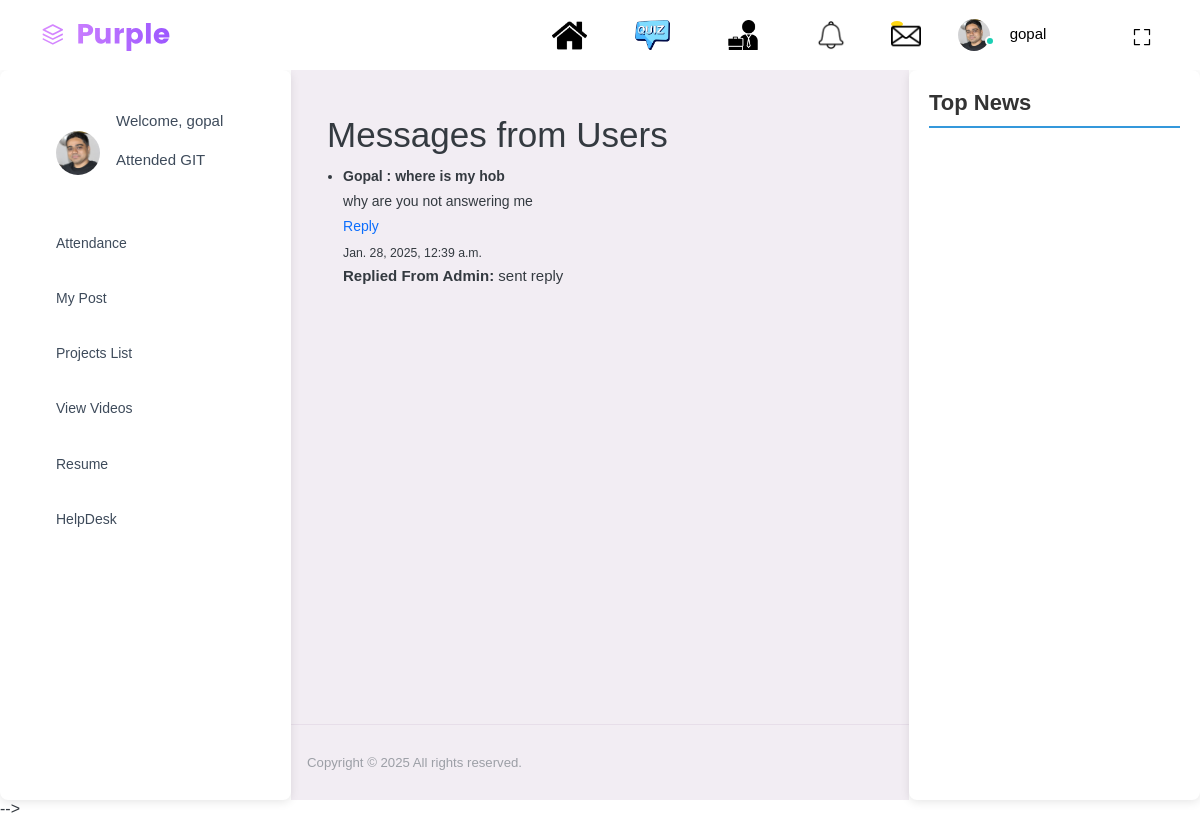
/view_messages/ (signed in), run on an earlier commit of the app's database.
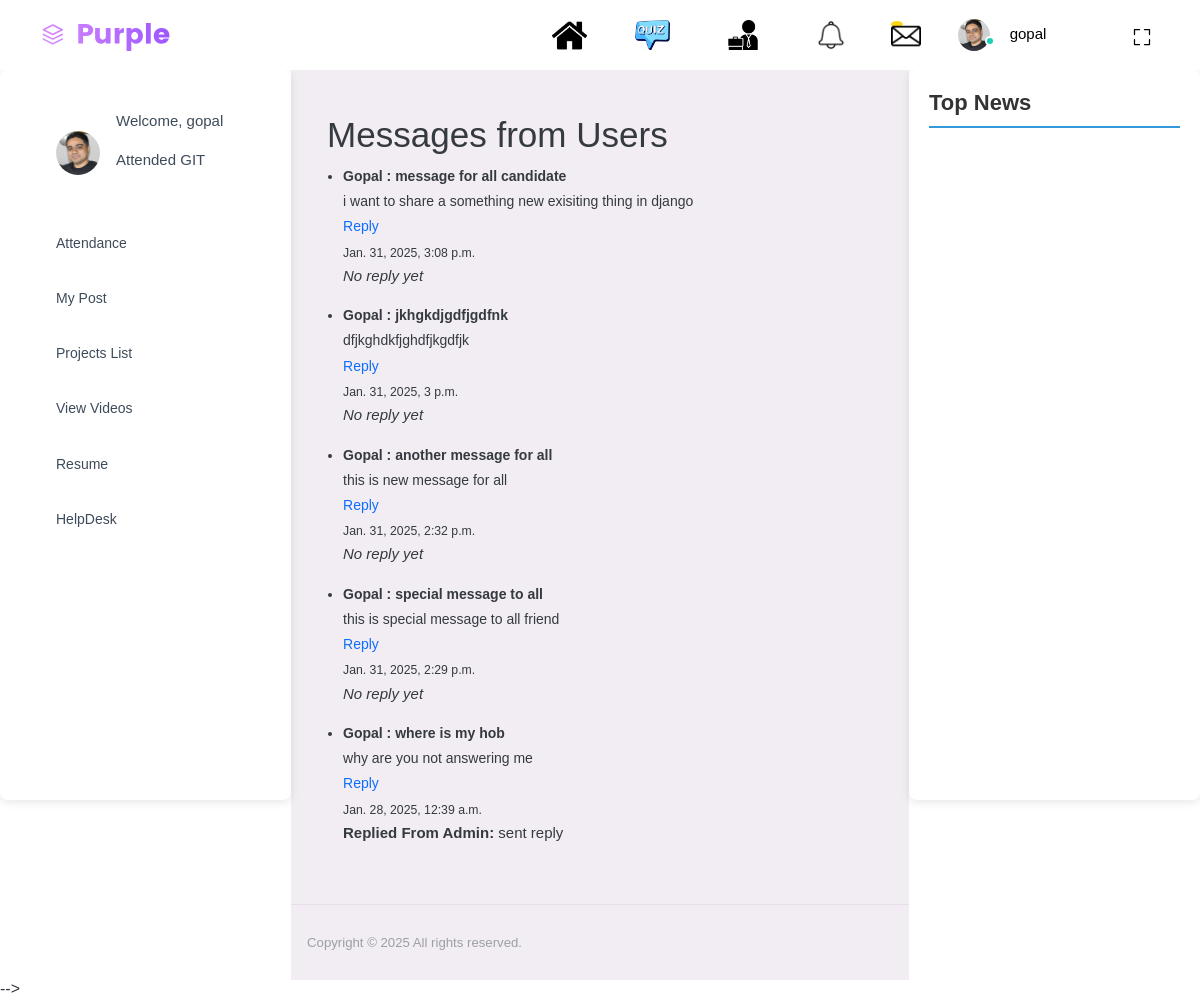
And on a later commit of the database.
### user_management/models.py (models this page shows, shortened)
class CustomUser(AbstractUser):
    role = models.CharField(max_length=50, choices=[('Admin', 'Admin'), ('User', 'User')])
    education = models.CharField(max_length=100, null=True, blank=True)
    college_name = models.CharField(max_length=255, null=True, blank=True)
    address = models.CharField(max_length=255, null=True, blank=True)
    sex = models.CharField(max_length=10, choices=[('Male', 'Male'), ('Female', 'Female'), ('Other', 'Other')], null=True, blank=True)
    screenshot = models.ImageField(upload_to='screenshots/', null=True, blank=True)
    profile_pic = models.ImageField(upload_to='profile_pic/', null=True, blank=True)
    is_approved = models.BooleanField(default=False)
    created_at = models.DateTimeField(auto_now_add=True,null=True, blank=True)

class Message(models.Model):
    STATUS_CHOICES = [
        ('sent', 'Sent'),
        ('replied', 'Replied'),
    ]
    user = models.ForeignKey(settings.AUTH_USER_MODEL, on_delete=models.CASCADE)  # The user who sent the message
    subject = models.CharField(max_length=200)  # Subject of the message
    content = models.TextField()  # Message content
    sent_by = models.ForeignKey(settings.AUTH_USER_MODEL, related_name='admin_send_message_to_user',null=True, on_delete=models.CASCADE)
    status = models.CharField(max_length=10, choices=STATUS_CHOICES, default='sent')  # Message status
    reply = models.TextField(null=True, blank=True)  # Admin reply (can be empty initially)
    created_at = models.DateTimeField(auto_now_add=True)  # When the message was sent
    updated_at = models.DateTimeField(auto_now=True)  # When the message was replied
    class Meta:
        ordering = ['-created_at']

### user_management/views.py (the view)
# urls.py: path('view_messages/', views.view_messages, name='view_messages'),  # Admin views messages
def view_messages(request):
    messages = Message.objects.filter(user=request.user).order_by('-created_at')  # Fetch messages that are not replied to
    return render(request, 'user_management/view_messages.html', {'messages': messages})

### user_management/context_processors.py (called while the page is built)
def get_news(request):
    url = 'https://newsapi.org/v2/top-headlines?country=us&apiKey=1dc725c4b44746cbba9103a3d479147f'
    response = requests.get(url)
    if response.status_code == 200:
        news_data = response.json()
        articles = news_data.get('articles', [])
    else:
        articles = []
    return {'articles': articles}

### user_management/templates/user_management/view_messages.html
{% extends "user_management/base.html" %}
{% load static %}
{% block content %}
  <h1>Messages from Users</h1>
  <ul>
    {% for message in messages %}
      <li>
        <strong>{{ request.user.username|capfirst }} : {{ message.subject }}</strong><br>
        {{ message.content }}<br>
        <a href="{% url 'reply_to_message' message.id %}">Reply</a><br>
        <small>{{ message.created_at }}</small>
        {% if message.reply %}
          <p><strong>Replied From Admin:</strong> {{ message.reply }}</p>
        {% else %}
          <p><em>No reply yet</em></p>
        {% endif %}
      </li>
    {% endfor %}
  </ul>
{% endblock %}

### user_management/templates/user_management/base.html (shortened to what this page needs)
{% load static %}
<!DOCTYPE html>
<html lang="en">
  <head>
    <link rel="stylesheet" href="{% static 'css/materialdesignicons.min.css' %}">
    <link rel="stylesheet" href="{% static 'css/themify-icons.css' %}">
    <link rel="stylesheet" href="{% static 'css/vendor.bundle.base.css'%} ">
    <link rel="stylesheet" href="{% static 'css/font-awesome.min.css'%} ">
    <link rel="stylesheet" href="{% static 'css/style.css'%}">
  </head>
  <body>
    <div class="container-scroller">
      <nav class="navbar default-layout-navbar col-lg-12 col-12 p-0 fixed-top d-flex flex-row">
        <div class="text-center navbar-brand-wrapper d-flex align-items-center justify-content-start">
          <a class="navbar-brand brand-logo" href="{% url 'dashboard' %}"><img src="{% static 'images/logo.svg'%}" alt="logo" /></a>
        </div>
        <div class="navbar-menu-wrapper d-flex align-items-stretch">
          <ul class="navbar-nav navbar-nav-right">
            <li class="nav-item d-none d-lg-block full-screen-link">
              <a class="nav-link" href="{% url 'dashboard' %}">
                <img width="35px" src="/static/images/home3.png">
              </a>
            </li>
            <li class="nav-item d-none d-lg-block full-screen-link">
              <a class="nav-link" href="{% url 'quiz_list' %}">
                <img width="35px" src="/static/images/quiz6.png">
              </a>
            </li>
            <li class="nav-item d-none d-lg-block full-screen-link">
              <a class="nav-link" href="{% url 'jobs_by_area' %}">
                <img width="50px" src="/static/images/jobs4.jpg">
              </a>
            </li>
            <li class="nav-item d-none d-lg-block full-screen-link">
              <a class="nav-link" href="{% url 'view_notifications' %}">
                <img width="30px" src="/static/images/notif1.png">
              </a>
            </li>
            <li class="nav-item dropdown">
              <a class="nav-link count-indicator dropdown-toggle" id="messageDropdown" href="#" data-bs-toggle="dropdown" aria-expanded="false">
                <span class="count-symbol bg-warning">
                  <img width="30px" src="{% static 'images/sms.png'%}">
                </span>
              </a>
            </li>
            <li class="nav-item nav-profile dropdown">
              <a class="nav-link dropdown-toggle" id="profileDropdown" href="#" data-bs-toggle="dropdown" aria-expanded="false">
                <div class="nav-profile-img">
                  {% if request.user.profile_pic %}
          <img src="{{ request.user.profile_pic.url }}" alt="profile" />
        {% else %}
          <img src="{% static 'images/faces/face1.jpg' %}" alt="default profile" />
        {% endif %}
                  <span class="availability-status online"></span>
                </div>
                <div class="nav-profile-text">
                  <p class="mb-1 text-black">{{ request.user.username }}</p>
                </div>
              </a>
            </li>
            <li class="nav-item d-none d-lg-block full-screen-link">
              <a class="nav-link">
                <i class="mdi mdi-fullscreen" id="fullscreen-button">
                  <img width="20px" src="{% static 'images/fullscreen.svg'%}">
                </i>
              </a>
            </li>
          </ul>
        </div>
      </nav>
      <div class="container-fluid page-body-wrapper">
        {% include 'user_management/sidebar.html' %}
        <div class="main-panel">
          <div class="content-wrapper">
            <main>
                {% block content %}{% endblock %}
            </main>
          </div>
          <footer class="footer">
            <div class="d-sm-flex justify-content-center justify-content-sm-between">
              <span class="text-muted text-center text-sm-left d-block d-sm-inline-block">Copyright © 2025 All rights reserved.</span>
            </div>
          </footer>
        </div>
            {% include 'user_management/newsapi.html' %}
        </div> -->
      </div>
  </body>
</html>

### user_management/templates/user_management/sidebar.html (shortened to what this page needs)
{% load static %}
<nav class="sidebar sidebar-offcanvas" id="sidebar">
    <ul class="nav">
      <li class="nav-item nav-profile">
        <a href="{% url 'user_profile' request.user.username %}" class="nav-link">
          <div class="nav-profile-image">
            {% if request.user.profile_pic %}
          <img src="{{ request.user.profile_pic.url }}" alt="profile" />
        {% else %}
          <img src="{% static 'images/faces/face1.jpg' %}" alt="default profile" />
        {% endif %}
          </div>
          <div class="nav-profile-text d-flex flex-column">
            <span class="font-weight-bold mb-2">{% if request.user.is_authenticated %}
                <p>Welcome, {{ request.user.username }}</p>
                <p>Attended {{ request.user.college_name }}</p>
                {% endif %}
            </span>
          </div>
          <i class="mdi mdi-bookmark-check text-success nav-profile-badge"></i>
        </a>
      </li>
      {% if not request.user.is_superuser %}
      <li class="nav-item">
        <a class="nav-link collapsed" data-bs-toggle="collapse" href="#ui-basic" aria-expanded="false" aria-controls="ui-basic">
          <span class="menu-title">Attendance</span>
          <i class="menu-arrow"></i>
          <i class="mdi mdi-crosshairs-gps menu-icon"></i>
        </a>
      </li>
      <li class="nav-item">
        <a class="nav-link" href="{% url 'my_posts' %}">
          <span class="menu-title">My Post</span>
          <i class="mdi mdi-home menu-icon"></i>
        </a>
      </li>
      <li class="nav-item">
        <a class="nav-link" href="{% url 'list_projects' %}">
          <span class="menu-title">Projects List</span>
          <i class="mdi mdi-home menu-icon"></i>
        </a>
      </li>
      <li class="nav-item">
        <a class="nav-link" href="{% url 'view_videos' %}">
          <span class="menu-title">View Videos</span>
          <i class="mdi mdi-home menu-icon"></i>
        </a>
      </li>
      <li class="nav-item">
        <a class="nav-link collapsed" data-bs-toggle="collapse" href="#ui-resume" aria-expanded="false" aria-controls="ui-resume">
          <span class="menu-title">Resume</span>
          <i class="menu-arrow"></i>
          <i class="mdi mdi-crosshairs-gps menu-icon"></i>
        </a>
      </li>
      <li class="nav-item">
        <a class="nav-link" href="{% url 'send_message' %}">
          <span class="menu-title">HelpDesk</span>
          <i class="mdi mdi-home menu-icon"></i>
        </a>
      </li>
      {% endif %}
    </ul>
  </nav>

### user_management/templates/user_management/newsapi.html (shortened to what this page needs)
<div class="sidebar">
    <h3 class="sidebar-title">Top News</h3>
</div>

### user_management/templates/user_management/newsapi.html (style rules this page uses)
.sidebar { width: 300px; padding: 20px; border-radius: 8px; box-shadow: 0 2px 10px rgba(0, 0, 0, 0.1); top: 20px; right: 20px; height: auto; max-height: 80vh; overflow-y: auto; }
.sidebar-title { font-size: 22px; font-weight: bold; color: #333; margin-bottom: 15px; border-bottom: 2px solid #3498db; padding-bottom: 10px; }
a { text-decoration: none; }

What changed in the data, as far as the page shows it:
added Message: {{ request.user.username|capfirst }} "Gopal", subject "message for all candidate", content "i want to share a something new exisiting thing in django", created_at "Jan. 31, 2025, 3:08 p.m.", shows "No reply yet"
added Message: {{ request.user.username|capfirst }} "Gopal", subject "jkhgkdjgdfjgdfnk", content "dfjkghdkfjghdfjkgdfjk", created_at "Jan. 31, 2025, 3 p.m.", shows "No reply yet"
added Message: {{ request.user.username|capfirst }} "Gopal", subject "another message for all", content "this is new message for all", created_at "Jan. 31, 2025, 2:32 p.m.", shows "No reply yet"
added Message: {{ request.user.username|capfirst }} "Gopal", subject "special message to all", content "this is special message to all friend", created_at "Jan. 31, 2025, 2:29 p.m.", shows "No reply yet"
